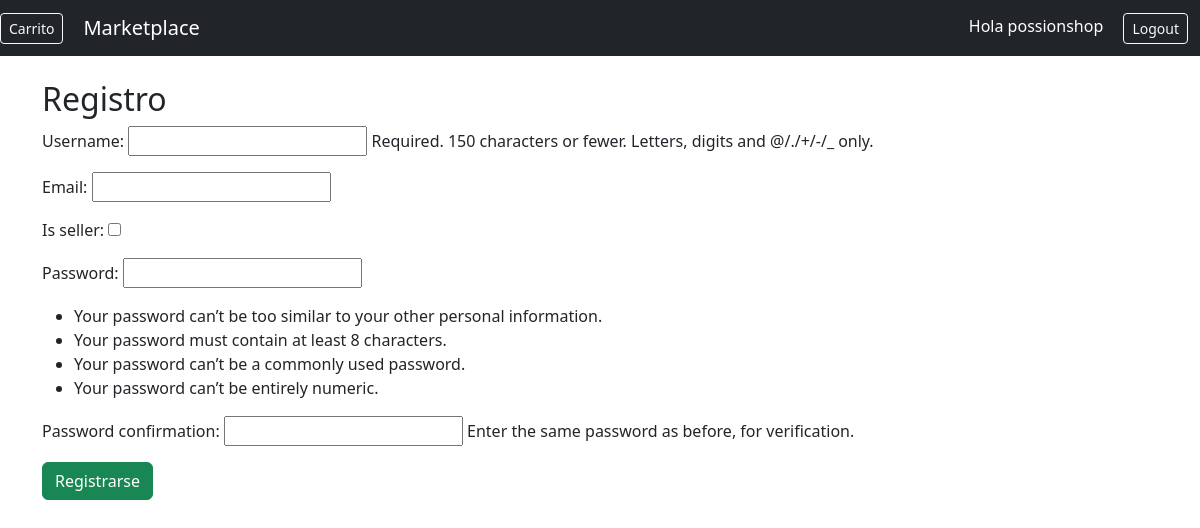
Page /register/ (signed in) on the earlier database version.
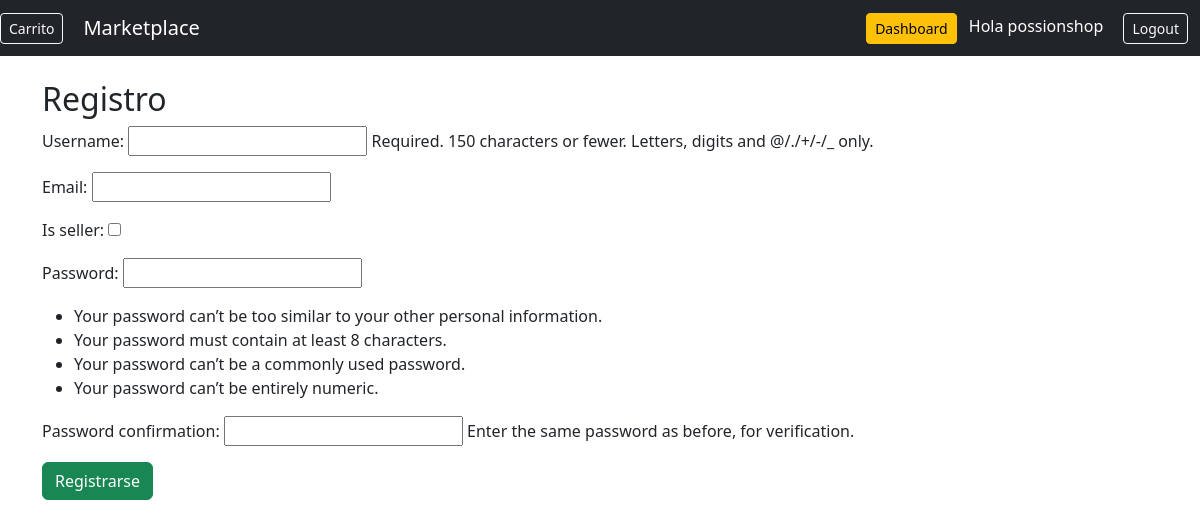
Same page on the later database version.
### tianguis/views.py (the view)
# urls.py: path('register/', views.register, name='register'),
def register(request):
    if request.method == 'POST':
        form = RegisterForm(request.POST)
        if form.is_valid():
            user = form.save()
            login(request, user)
            return redirect('home')
    else:
        form = RegisterForm()
    return render(request, 'tianguis/register.html', {'form': form})

### tianguis/forms.py
class RegisterForm(UserCreationForm):
    email = forms.EmailField(required=True)
    is_seller = forms.BooleanField(required=False)
    class Meta:
        model = User
        fields = ('username', 'email', 'is_seller', 'password1', 'password2')

### tianguis/templates/tianguis/register.html (shortened to what this page needs)
{% extends 'tianguis/base.html' %}
{% block content %}
<h2>Registro</h2>
<form method="POST">
    {{ form.as_p }}
    <button class="btn btn-success">Registrarse</button>
</form>
{% endblock %}

### tianguis/templates/tianguis/base.html (shortened to what this page needs)
<!DOCTYPE html>
<html lang="es">
<head>
    <link href="https://cdn.jsdelivr.net/npm/bootstrap@5.3.0/dist/css/bootstrap.min.css" rel="stylesheet">
</head>
<body>
<nav class="navbar navbar-expand-lg navbar-dark bg-dark">
  <a href="{% url 'cart_detail' %}"
     class="btn btn-outline-light btn-sm me-2">
     Carrito
  </a>
  <div class="container">
    <a class="navbar-brand" href="/">Marketplace</a>
    <div>
      {% if user.is_authenticated and user.is_seller %}
        <a href="{% url 'dashboard' %}" class="btn btn-warning btn-sm me-2">Dashboard</a>
      {% endif %}
      {% if user.is_authenticated %}
        <span class="text-white me-3">Hola {{ user.username }}</span>
        <a href="{% url 'logout' %}" class="btn btn-outline-light btn-sm">Logout</a>
      {% else %}
        <a href="{% url 'login' %}" class="btn btn-outline-light btn-sm me-2">Login</a>
        <a href="{% url 'register' %}" class="btn btn-primary btn-sm">Registro</a>
      {% endif %}
    </div>
  </div>
</nav>
<div class="container mt-4">
    {% block content %}{% endblock %}
</div>
</body>
</html>

Differences in the rows shown:
changed User "possionshop": is_seller False → True (drawn)
Other differences:
text now shown: "Dashboard"
